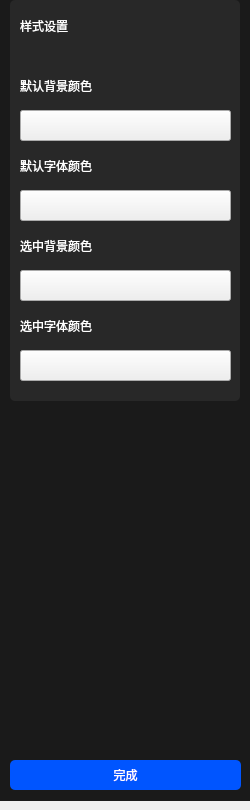
<?xml version="1.0" encoding="UTF-8"?>
<ui version="4.0">
 <class>project_edit_hotpoint_group_ResetGroupStyleClass</class>
 <widget class="QWidget" name="project_edit_hotpoint_group_ResetGroupStyleClass">
  <property name="geometry">
   <rect>
    <x>0</x>
    <y>0</y>
    <width>250</width>
    <height>810</height>
   </rect>
  </property>
  <property name="windowTitle">
   <string>project_edit_hotpoint_group_ResetGroupStyle</string>
  </property>
  <widget class="QPushButton" name="pushButton_done">
   <property name="geometry">
    <rect>
     <x>10</x>
     <y>760</y>
     <width>231</width>
     <height>30</height>
    </rect>
   </property>
   <property name="styleSheet">
    <string notr="true">color: rgb(255, 255, 255);
background-color: rgb(0, 85, 255);
border-radius:5px;</string>
   </property>
   <property name="text">
    <string>完成</string>
   </property>
  </widget>
  <widget class="QLabel" name="label_hp">
   <property name="geometry">
    <rect>
     <x>20</x>
     <y>10</y>
     <width>101</width>
     <height>31</height>
    </rect>
   </property>
   <property name="styleSheet">
    <string notr="true">background-color: rgba(255, 255, 255,0);
color: rgb(255, 255, 255);
font: 14pt &quot;微软雅黑&quot;;</string>
   </property>
   <property name="text">
    <string>样式设置</string>
   </property>
  </widget>
  <widget class="QLabel" name="label_bg">
   <property name="geometry">
    <rect>
     <x>0</x>
     <y>0</y>
     <width>250</width>
     <height>801</height>
    </rect>
   </property>
   <property name="styleSheet">
    <string notr="true">background-color: rgb(26, 26, 26);</string>
   </property>
   <property name="text">
    <string/>
   </property>
  </widget>
  <widget class="QLabel" name="label_title_3">
   <property name="geometry">
    <rect>
     <x>20</x>
     <y>70</y>
     <width>121</width>
     <height>31</height>
    </rect>
   </property>
   <property name="styleSheet">
    <string notr="true">color: rgb(255, 255, 255);font: 10pt &quot;微软雅黑&quot;;</string>
   </property>
   <property name="text">
    <string>默认背景颜色</string>
   </property>
  </widget>
  <widget class="QPushButton" name="pushButton_unsel_bg_color">
   <property name="geometry">
    <rect>
     <x>20</x>
     <y>110</y>
     <width>211</width>
     <height>31</height>
    </rect>
   </property>
   <property name="text">
    <string/>
   </property>
  </widget>
  <widget class="QLabel" name="label_title_4">
   <property name="geometry">
    <rect>
     <x>20</x>
     <y>150</y>
     <width>121</width>
     <height>31</height>
    </rect>
   </property>
   <property name="styleSheet">
    <string notr="true">color: rgb(255, 255, 255);font: 10pt &quot;微软雅黑&quot;;</string>
   </property>
   <property name="text">
    <string>默认字体颜色</string>
   </property>
  </widget>
  <widget class="QPushButton" name="pushButton_unsel_text_color">
   <property name="geometry">
    <rect>
     <x>20</x>
     <y>190</y>
     <width>211</width>
     <height>31</height>
    </rect>
   </property>
   <property name="text">
    <string/>
   </property>
  </widget>
  <widget class="QPushButton" name="pushButton_sel_bg_color">
   <property name="geometry">
    <rect>
     <x>20</x>
     <y>270</y>
     <width>211</width>
     <height>31</height>
    </rect>
   </property>
   <property name="text">
    <string/>
   </property>
  </widget>
  <widget class="QLabel" name="label_title_5">
   <property name="geometry">
    <rect>
     <x>20</x>
     <y>230</y>
     <width>121</width>
     <height>31</height>
    </rect>
   </property>
   <property name="styleSheet">
    <string notr="true">color: rgb(255, 255, 255);font: 10pt &quot;微软雅黑&quot;;</string>
   </property>
   <property name="text">
    <string>选中背景颜色</string>
   </property>
  </widget>
  <widget class="QPushButton" name="pushButton_sel_text_color">
   <property name="geometry">
    <rect>
     <x>20</x>
     <y>350</y>
     <width>211</width>
     <height>31</height>
    </rect>
   </property>
   <property name="text">
    <string/>
   </property>
  </widget>
  <widget class="QLabel" name="label_title_6">
   <property name="geometry">
    <rect>
     <x>20</x>
     <y>310</y>
     <width>121</width>
     <height>31</height>
    </rect>
   </property>
   <property name="styleSheet">
    <string notr="true">color: rgb(255, 255, 255);font: 10pt &quot;微软雅黑&quot;;</string>
   </property>
   <property name="text">
    <string>选中字体颜色</string>
   </property>
  </widget>
  <widget class="QLabel" name="label_frontCover_2">
   <property name="geometry">
    <rect>
     <x>10</x>
     <y>0</y>
     <width>230</width>
     <height>401</height>
    </rect>
   </property>
   <property name="styleSheet">
    <string notr="true">background-color: rgb(40, 40, 40);
border-radius:5px;</string>
   </property>
   <property name="text">
    <string/>
   </property>
  </widget>
  <zorder>label_bg</zorder>
  <zorder>label_frontCover_2</zorder>
  <zorder>pushButton_sel_bg_color</zorder>
  <zorder>pushButton_done</zorder>
  <zorder>pushButton_sel_text_color</zorder>
  <zorder>pushButton_unsel_text_color</zorder>
  <zorder>pushButton_unsel_bg_color</zorder>
  <zorder>label_hp</zorder>
  <zorder>label_title_4</zorder>
  <zorder>label_title_5</zorder>
  <zorder>label_title_6</zorder>
  <zorder>label_title_3</zorder>
 </widget>
 <layoutdefault spacing="6" margin="11"/>
 <resources/>
 <connections/>
</ui>
